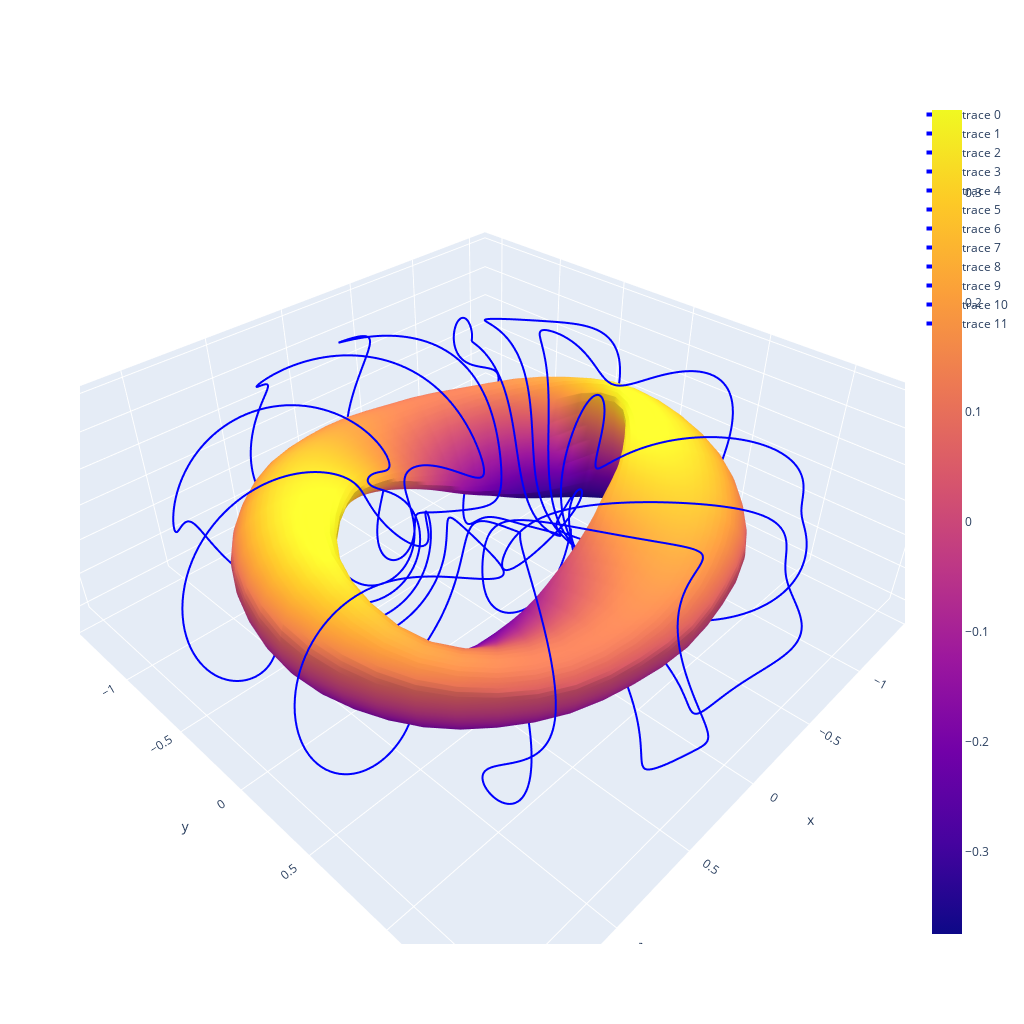

This figure's notebook cell:
### Code cell
#fig = plot(coils + [s] + [cws], engine="plotly", close=True, show=False)
fig = plot(coils + [s] , engine="plotly", close=True, show=False)
fig.update_layout(
    autosize=False,
    width=1024,
    height=1024,)
fig.show()

### Figure 1 — Plotly figure (JSON) as saved in the notebook; plotly's stock layout.template omitted (floating-point values rounded to 4 significant figures; data arrays with more than 128 entries replaced by an {"elided": "..."} marker saying what was removed)
{"data": [{"line": {"color": "blue", "width": 4}, "mode": "lines", "type": "scatter3d", "x": {"elided": "301 float values"}, "y": {"elided": "301 float values"}, "z": {"elided": "301 float values"}}, {"line": {"color": "blue", "width": 4}, "mode": "lines", "type": "scatter3d", "x": {"elided": "301 float values"}, "y": {"elided": "301 float values"}, "z": {"elided": "301 float values"}}, {"line": {"color": "blue", "width": 4}, "mode": "lines", "type": "scatter3d", "x": {"elided": "301 float values"}, "y": {"elided": "301 float values"}, "z": {"elided": "301 float values"}}, {"line": {"color": "blue", "width": 4}, "mode": "lines", "type": "scatter3d", "x": {"elided": "301 float values"}, "y": {"elided": "301 float values"}, "z": {"elided": "301 float values"}}, {"line": {"color": "blue", "width": 4}, "mode": "lines", "type": "scatter3d", "x": {"elided": "301 float values"}, "y": {"elided": "301 float values"}, "z": {"elided": "301 float values"}}, {"line": {"color": "blue", "width": 4}, "mode": "lines", "type": "scatter3d", "x": {"elided": "301 float values"}, "y": {"elided": "301 float values"}, "z": {"elided": "301 float values"}}, {"line": {"color": "blue", "width": 4}, "mode": "lines", "type": "scatter3d", "x": {"elided": "301 float values"}, "y": {"elided": "301 float values"}, "z": {"elided": "301 float values"}}, {"line": {"color": "blue", "width": 4}, "mode": "lines", "type": "scatter3d", "x": {"elided": "301 float values"}, "y": {"elided": "301 float values"}, "z": {"elided": "301 float values"}}, {"line": {"color": "blue", "width": 4}, "mode": "lines", "type": "scatter3d", "x": {"elided": "301 float values"}, "y": {"elided": "301 float values"}, "z": {"elided": "301 float values"}}, {"line": {"color": "blue", "width": 4}, "mode": "lines", "type": "scatter3d", "x": {"elided": "301 float values"}, "y": {"elided": "301 float values"}, "z": {"elided": "301 float values"}}, {"line": {"color": "blue", "width": 4}, "mode": "lines", "type": "scatter3d", "x": {"elided": "301 float values"}, "y": {"elided": "301 float values"}, "z": {"elided": "301 float values"}}, {"line": {"color": "blue", "width": 4}, "mode": "lines", "type": "scatter3d", "x": {"elided": "301 float values"}, "y": {"elided": "301 float values"}, "z": {"elided": "301 float values"}}, {"type": "surface", "x": {"elided": "49x49 float values"}, "y": {"elided": "49x49 float values"}, "z": {"elided": "49x49 float values"}}], "layout": {"autosize": false, "height": 1024, "scene": {"aspectmode": "data", "aspectratio": {"x": 1.369, "y": 1.377, "z": 0.5306}, "camera": {"center": {"x": 0, "y": 0, "z": 0}, "eye": {"x": 1.25, "y": 1.206, "z": 1.292}, "projection": {"type": "perspective"}, "up": {"x": 0, "y": 0, "z": 1}}}, "width": 1024}}
